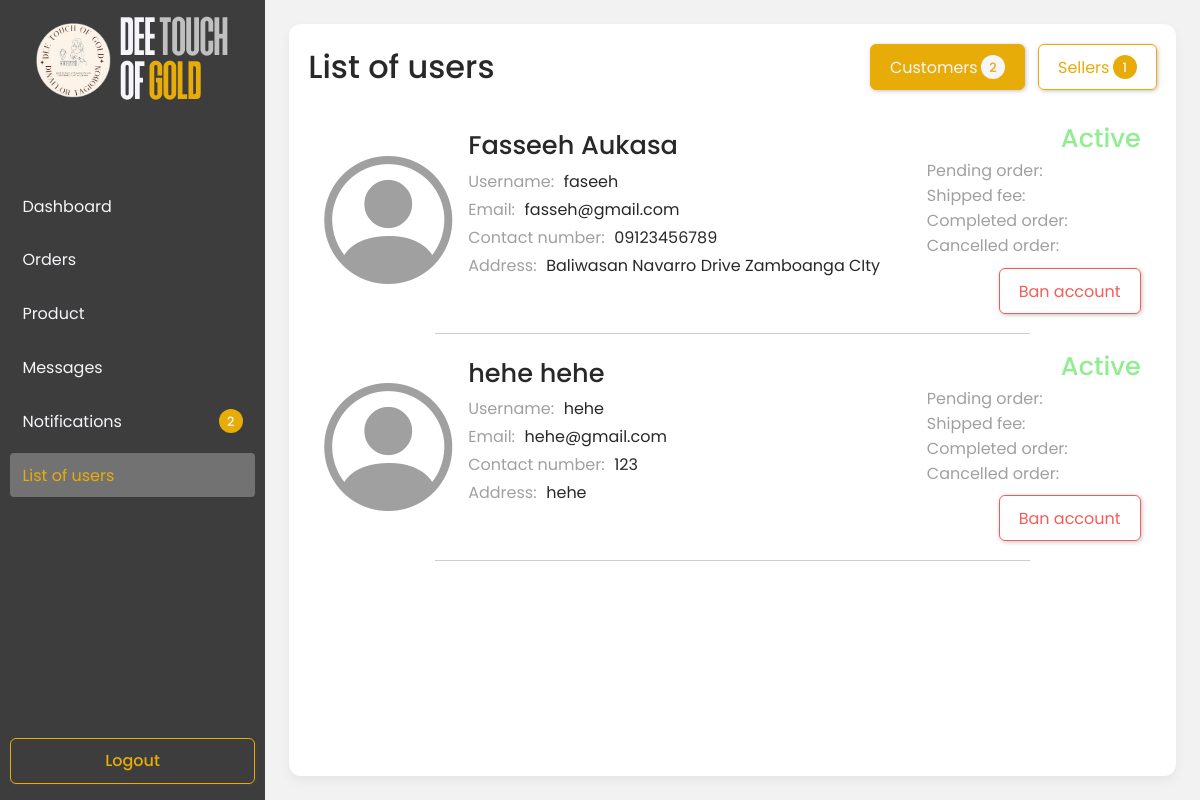
/shop/seller/list_of_users/ (signed in), run on an earlier commit of the app's database.
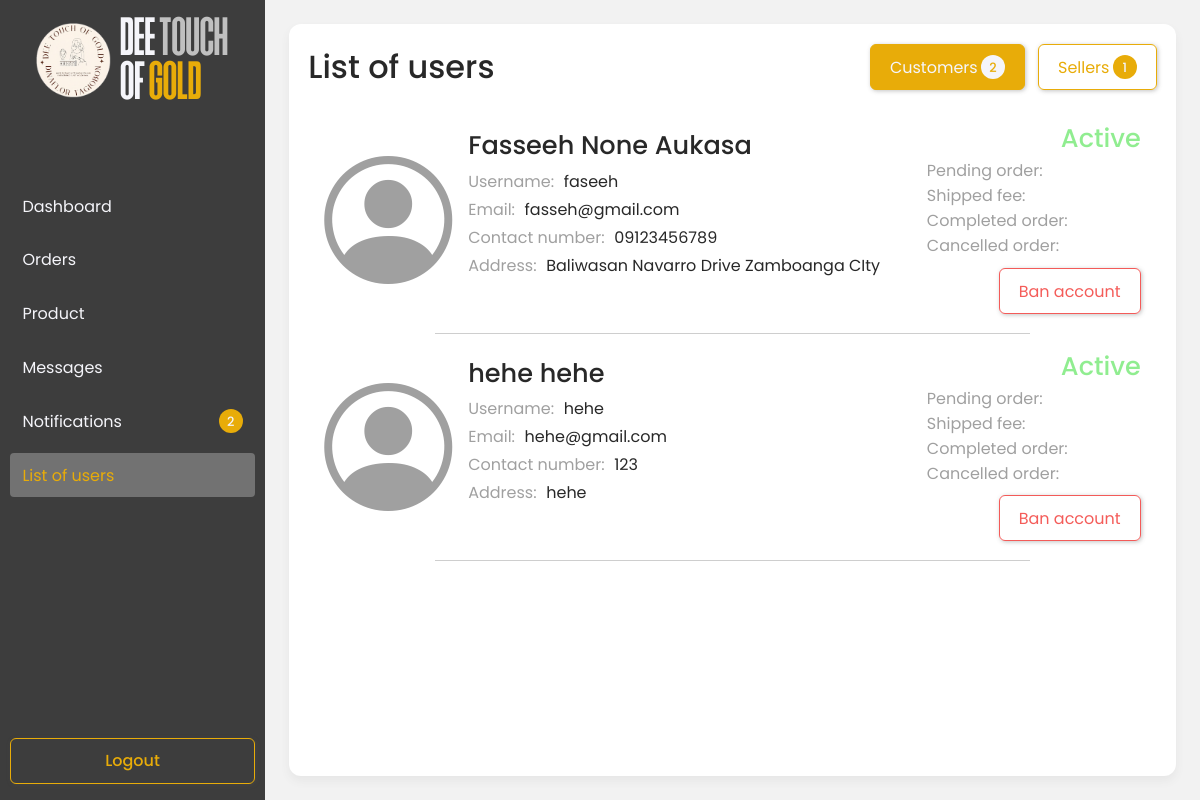
And on a later commit of the database.
### shop/models.py (models this page shows)
class User(AbstractUser):
    USER_TYPE_CHOICES = (
        ('customer', 'Customer'),
        ('seller', 'Seller'),
    )
    middle_name = models.CharField(max_length=30, blank=True, null=True)
    user_type = models.CharField(max_length=10, choices=USER_TYPE_CHOICES, default='customer')
    phone_number = models.CharField(max_length=15, blank=True, null=True)
    address = models.TextField(blank=True, null=True)
    profile_picture = models.ImageField(upload_to='profiles/', blank=True, null=True)
    created_at = models.DateTimeField(auto_now_add=True)
    updated_at = models.DateTimeField(auto_now=True)
    def get_full_name(self):
        names = [self.first_name]
        if self.middle_name:
            names.append(self.middle_name)
        names.append(self.last_name)
        full_name = " ".join(filter(None, names))  # Filters out None or empty strings
        return full_name.strip() or self.username

### shop/views.py (the view, shortened to what this page needs)
# urls.py: path('seller/list_of_users/', views.admin_list_of_users, name='list_of_users'),
@login_required
def admin_list_of_users(request):
    if not request.user.is_superuser:
        return redirect('shop:home')  # Redirect non-admins
    all_users = User.objects.exclude(id=request.user.id)
    sellers = all_users.filter(user_type='seller')
    customers = all_users.filter(user_type='customer')
    return render(request, 'list_of_users.html', {
        'sellers': sellers,
        'customers': customers,
    })

### templates/list_of_users.html (shortened to what this page needs)
{% extends './includes/base.html' %}
{% load static %}
{% block content %}
{% include "./includes/sidebar.html" %}
<section class="list-of-orders-page list_of_users seller-content">
  <div class="page-wrapper">
    <div class="page-container">
      <div class="sub-navbar">
        <div class="title">
          <p>List of users</p>
        </div>
        <div class="actions">
          <button class="border-btn-primary2 selected" data-view=".customer-section">Customers {% if customers.count > 0 %}<span class="counter-in-btn">{{customers.count}}</span>{% endif %}</button>
          <button class="border-btn-primary2" data-view=".seller-section">Sellers {% if sellers.count > 0 %}<span class="counter-in-btn">{{sellers.count}}</span>{% endif %}</button>
        </div>
      </div>
      <div class="content-section customer-section show-section">
        {% for customer in customers %}
          <div class="order-item">
            <div class="image-cont" style="height:fit-content; margin:auto 0;">
              <i class="bi bi-person-circle"></i>
            </div>
            <div class="item-info">
              <p class="item-name" style="font-size:1.6rem">{{ customer.get_full_name }}</p>
              <div class="label-with-value">
                <p class="label">Username: </p>
                <p class="value">{{ customer.username }}</p>
              </div>
              <div class="label-with-value">
                <p class="label">Email: </p>
                <p class="value">{{ customer.email }}</p>
              </div>
              <div class="label-with-value">
                <p class="label">Contact number: </p>
                <p class="value">{{ customer.phone_number }}</p>
              </div>
              <div class="label-with-value" style="text-wrap:wrap">
                <p class="label">Address: </p>
                <p class="value">{{ customer.address }}</p>
              </div>
            </div>
            <div class="more-info-wrap">
              {% if customer.is_active %}
              <p class="status completed">Active</p>
              {% else %}
              <p class="status cancelled">Banned</p>
              {% endif %}
              <div class="computation-cont">
                <div class="label-with-value">
                  <p class="label">Pending order: </p>
                </div>
                <div class="label-with-value">
                  <p class="label">Shipped fee: </p>
                </div>
                <div class="label-with-value">
                  <p class="label">Completed order: </p>
                </div>
                <div class="label-with-value">
                  <p class="label">Cancelled order: </p>
                </div>
              </div>
              <div class="actions">
                {% if not customer.is_active %}
                <button class="primary-btn" data-modal="activate-account" data-id="{{ customer.id }}">Activate account</button>
                {% else %}
                <button class="border-btn-delete" data-modal="ban-account" data-id="{{ customer.id }}">Ban account</button>
                {% endif %}
              </div>
            </div>
          </div>
          <hr class="line-separator">
        {% empty %}
          <div class="empty-content" style="margin:20% 0;">
            <p>There are no customer users at the moment.</p>
          </div>
        {% endfor %}
      </div>
    </div>
  </div>
</section>
{% endblock %}

What changed in the data, as far as the page shows it:
changed User "faseeh": get_full_name "Fasseeh Aukasa" → "Fasseeh None Aukasa"
